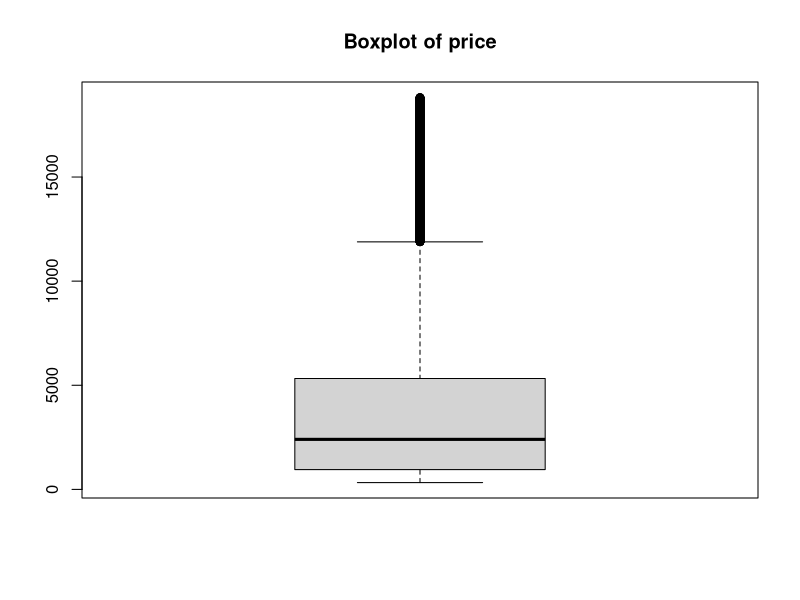
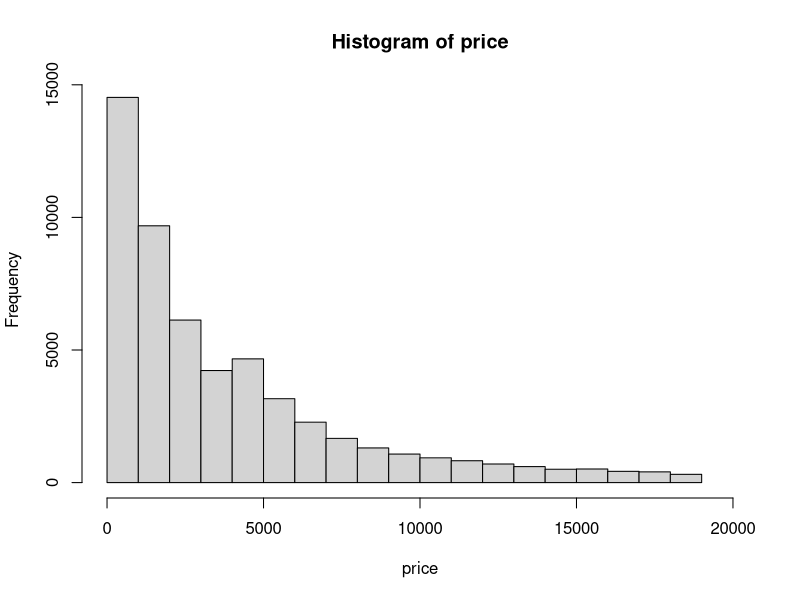
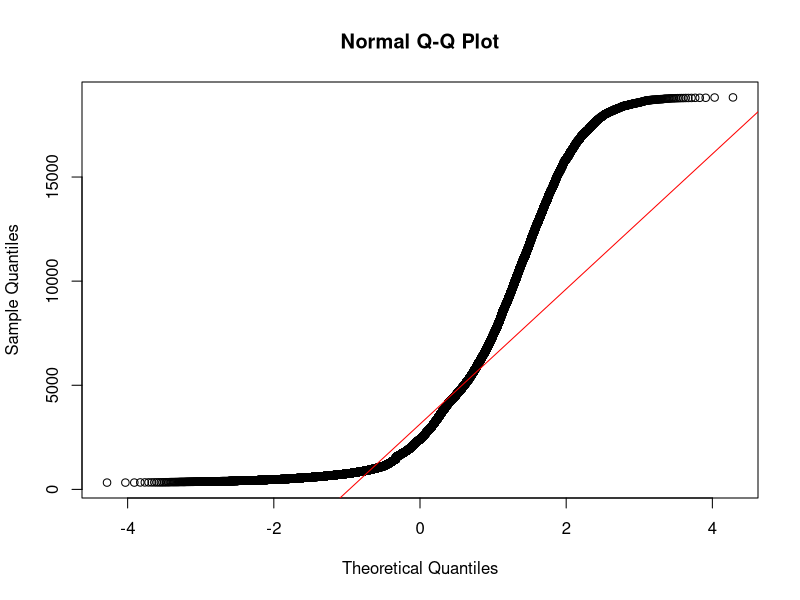
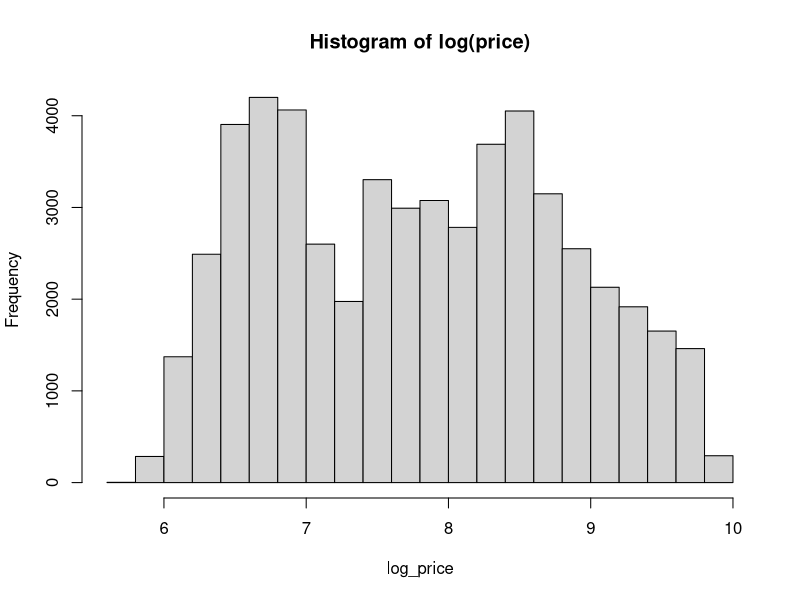
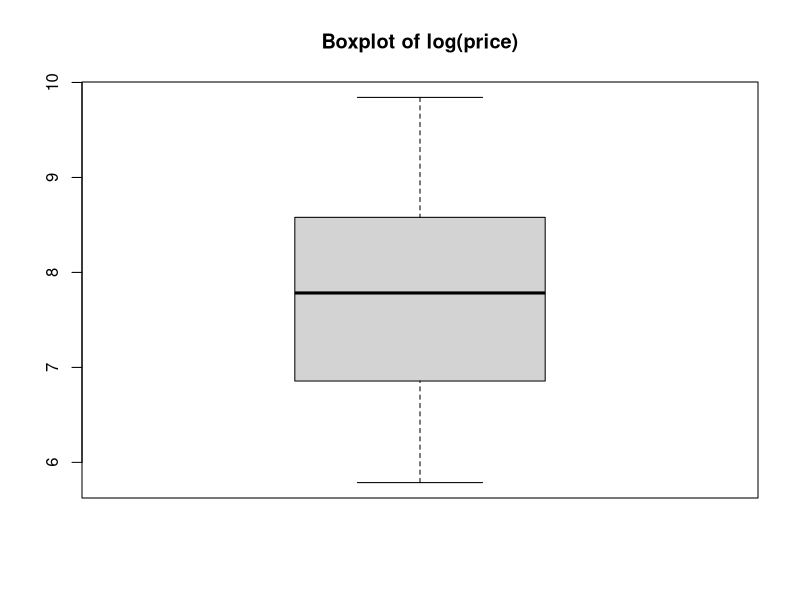
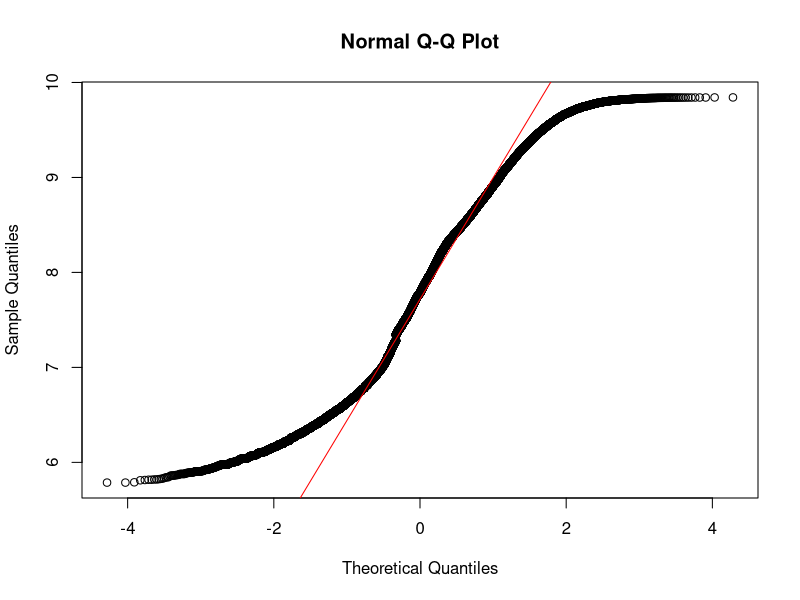
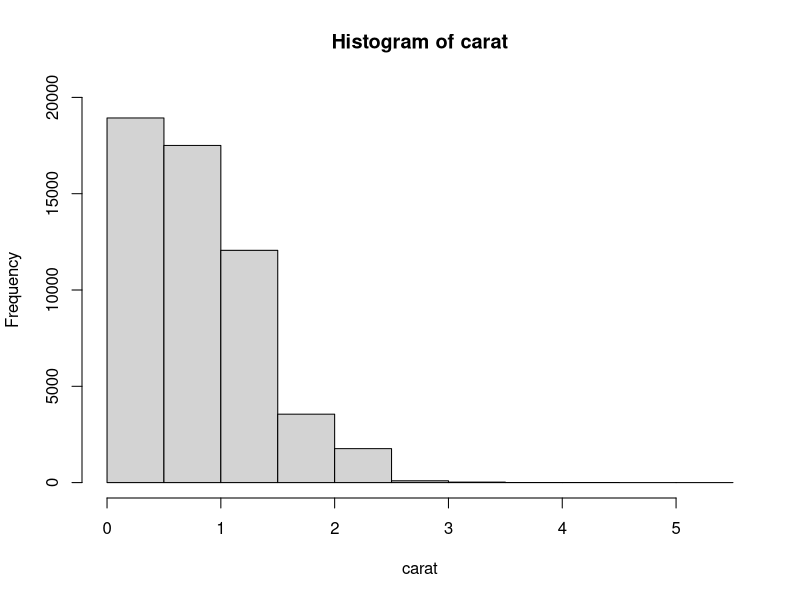
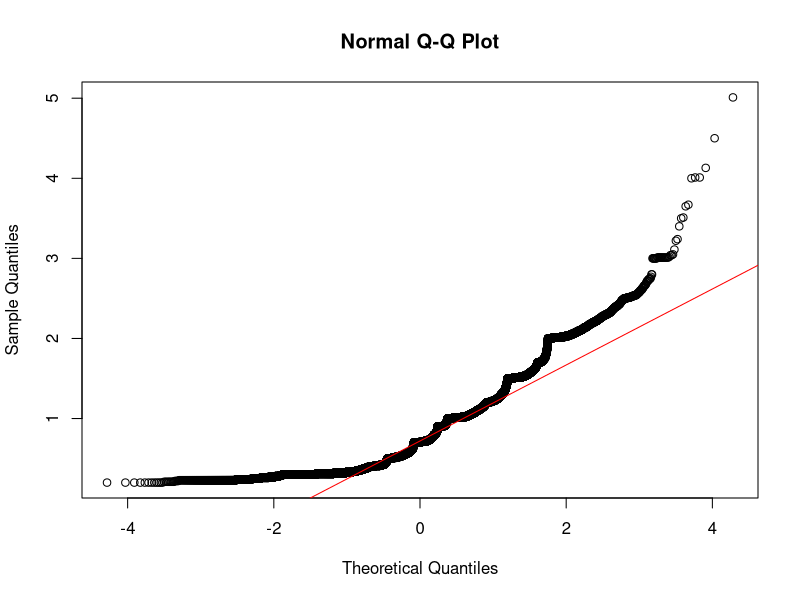

Write the R code that produced these figures, in order.
library(ggplot2)

#removing outliers
y_outliers <- which(diamonds$y > 20)
z_outliers <- which(diamonds$z > 15)
z_zero_outliers <- which(diamonds$z < 0.1)
del_indices <- c(y_outliers, z_outliers, z_zero_outliers)
del_indices <- c(del_indices, 52861)

#Dataframe cleaning & adding new log(price) and log(carat) as a column
new_diamonds <- diamonds[-del_indices, ]
new_diamonds$log_price <- log(new_diamonds$price)
new_diamonds$log_carat <- log(new_diamonds$carat)

#Summary Statistics of price,carat, (cut,color,clarity), (x,y,z), (table,depth)

#price
price = diamonds$price
boxplot(price, main = "Boxplot of price")
hist(price, xlim = c(0, 20000))
qqnorm(price)
qqline(price, col = 'red')
summary(price)

log_price = log(price)
hist(log_price, main = "Histogram of log(price)")
boxplot(log_price, main = "Boxplot of log(price)")
qqnorm(log_price)
qqline(log_price, col = 'red')
summary(log_price)

#carat
carat = diamonds$carat
hist(carat, ylim = c(0, 20000))
qqnorm(carat)
qqline(carat, col = 'red')
summary(carat)

log_carat = log(carat)
hist(log_carat, ylim = c(0, 10000), main = "Histogram of log(carat)")
boxplot(log_carat, main = "Boxplot of log(carat)")
qqnorm(log_carat)
qqline(log_carat, col = 'red')
summary(log_carat)

#Statistical analysis of log(carat) VS log(price)
print(paste(
  "The correlation coefficient between log(carat) and log(price):",
  cor(new_diamonds$log_carat, new_diamonds$log_price)
))
plot(
  new_diamonds$log_carat ~ new_diamonds$log_price,
  xlab = "log(carat)",
  ylab = "log(price)",
  main = "log(price) vs log(carat)"
)
#linear regression between log_carat and log_price
fit_log_carat = lm(new_diamonds$log_carat ~ new_diamonds$log_price, data = new_diamonds)
summary(fit_log_carat)
abline(fit_log_carat, col = "red")

#Cut, Color, Clarity Respectively
diamonds$cut = factor(diamonds$cut,
                      levels = c('Fair', 'Good', 'Very Good', 'Premium', 'Ideal'))
ggplot(data = diamonds, aes(x = cut)) + ggtitle('Count of diamonds with each cut rating') +
  geom_bar()

diamonds$color = factor(diamonds$color, levels = c('J', 'I', 'H', 'G', 'F', 'E', 'D'))
ggplot(data = diamonds, aes(x = color)) + ggtitle('Count of diamonds with each color rating') +
  geom_bar()

diamonds$clarity = factor(diamonds$clarity,
                          levels = c('I1', 'SI2', 'SI1', 'VS2', 'VS1', 'VVS2', 'VVS1', 'IF'))
ggplot(data = diamonds, aes(x = clarity)) + ggtitle('Count of diamonds with each clarity rating') +
  geom_bar()

##Statistical Analysis of Cut, Color, Clarity

#boxplot
boxplot(log_price ~ cut, data = new_diamonds, main = "log_price grouped by Cut")
boxplot(log_price ~ color, data = new_diamonds, main = "log_price grouped by Color")
boxplot(log_price ~ clarity, data = new_diamonds, main = "log_price grouped by Clarity")

#anova
aov_cut = aov(log_price ~ cut, data = new_diamonds)
summary(aov_cut)
aov_color = aov(log_price ~ color, data = new_diamonds)
summary(aov_color)
aov_clarity = aov(log_price ~ clarity, data = new_diamonds)
summary(aov_clarity)

# linear regression
new_diamonds$cut_num <- unclass(new_diamonds$cut)
new_diamonds$color_num <- unclass(new_diamonds$color)
new_diamonds$clarity_num <- unclass(new_diamonds$clarity)
lm_cut = lm(log_price ~ cut_num, data = new_diamonds)
summary(lm_cut)
lm_color = lm(log_price ~ color_num, data = new_diamonds)
summary(lm_color)
lm_clarity = lm(log_price ~ clarity_num, data = new_diamonds)
summary(lm_clarity)

#plotting regression plots
plot(
  new_diamonds$cut_num,
  new_diamonds$log_price,
  main = 'Regression for Cut and log(price)',
  xlab = 'Cut (numbered)',
  ylab = 'log(price)'
)
abline(lm_cut, col = 'red')
plot(
  new_diamonds$color_num,
  new_diamonds$log_price,
  main = 'Regression for Color and log(price)',
  xlab = 'Color (numbered)',
  ylab = 'log(price)'
)
abline(lm_color, col = 'red')
plot(
  new_diamonds$clarity_num,
  new_diamonds$log_price,
  main = 'Regression for Clarity and log(price)',
  xlab = 'Clarity (numbered)',
  ylab = 'log(price)'
)
abline(lm_clarity, col = 'red')

# for SUBSET where carat = 0.5
equal_carat = subset(new_diamonds, carat == 0.5)

#plotting boxplot
equal_carat$color = factor(equal_carat$color, levels = c('J', 'I', 'H', 'G', 'F', 'E', 'D'))
boxplot(log_price ~ cut, data = equal_carat, main = "log_price grouped by Cut")
boxplot(log_price ~ color, data = equal_carat, main = "log_price grouped by Color")
boxplot(log_price ~ clarity, data = equal_carat, main = "log_price grouped by Clarity")

#anova
aov_cut = aov(log_price ~ cut, data = equal_carat)
summary(aov_cut)
aov_color = aov(log_price ~ color, data = equal_carat)
summary(aov_color)
aov_clarity = aov(log_price ~ clarity, data = equal_carat)
summary(aov_clarity)

# linear regression
equal_carat$cut_num <- unclass(equal_carat$cut)
equal_carat$color_num <- unclass(equal_carat$color)
equal_carat$clarity_num <- unclass(equal_carat$clarity)
lm_cut = lm(log_price ~ cut_num, data = equal_carat)
summary(lm_cut)
lm_color = lm(log_price ~ color_num, data = equal_carat)
summary(lm_color)
lm_clarity = lm(log_price ~ clarity_num, data = equal_carat)
summary(lm_clarity)

#plotting regression plots
plot(
  equal_carat$cut_num,
  equal_carat$log_price,
  main = 'Regression for Cut and log(price)',
  xlab = 'Cut (numbered)',
  ylab = 'log(price)'
)
abline(lm_cut, col = 'red')
plot(
  equal_carat$color_num,
  equal_carat$log_price,
  main = 'Regression for Color and log(price)',
  xlab = 'Color (numbered)',
  ylab = 'log(price)'
)
abline(lm_color, col = 'red')
plot(
  equal_carat$clarity_num,
  equal_carat$log_price,
  main = 'Regression for Clarity and log(price)',
  xlab = 'Clarity (numbered)',
  ylab = 'log(price)'
)
abline(lm_clarity, col = 'red')


#x
x = diamonds$x
hist(x)
boxplot(x, main = "Boxplot of untrimmed x")
summary(x)

#y
y = diamonds$y
hist(y, breaks = 100, ylim = c(0, 10000))
boxplot(y, main = "Boxplot of untrimmed y")
summary(y)

#z
z = diamonds$z
hist(z, breaks = 100, ylim = c(0, 20000))
boxplot(z, main = "Boxplot of untrimmed z")
summary(z)

#z outlier
diamonds[48411, ]

#y outlier
diamonds[24068, ]
diamonds[49190, ]

#x outlier
diamonds[11183, ]


#new x
x = new_diamonds$x
hist(x)
boxplot(x, main = "Boxplot of x_trim")
summary(x)

#Statistical analysis of new x
plot(
  new_diamonds$log_price ~ new_diamonds$x,
  xlab = "x",
  ylab = "log(price)",
  main = "log(price) vs x"
)
print(paste(
  "The correlation coefficient between x_trim and log(price):",
  cor(new_diamonds$x, new_diamonds$log_price)
))
fit_x <- lm(log_price ~ x, data = new_diamonds)
abline(fit_x, col = "red")
summary(fit_x)

#new y
y = new_diamonds$y
hist(y, ylim = c(0, 10000))
boxplot(y, main = "Boxplot of y_trim")
summary(y)

#Statistical analysis of new y
plot(
  new_diamonds$log_price ~ new_diamonds$y,
  xlab = "y",
  ylab = "log(price)",
  main = "log(price) vs y"
)
print(paste(
  "The correlation coefficient between y_trim and log(price):",
  cor(new_diamonds$y, new_diamonds$log_price)
))
fit_y <- lm(log_price ~ y, data = new_diamonds)
abline(fit_y, col = "red")
summary(fit_y)

#new z
z = new_diamonds$z
hist(z, ylim = c(0, 20000))
boxplot(z, main = "Boxplot of z_trim")
summary(z)

#Statistical analysis of new z
plot(
  new_diamonds$log_price ~ new_diamonds$z,
  xlab = "z",
  ylab = "log(price)",
  main = "log(price) vs z"
)
print(paste(
  "The correlation coefficient between z_trim and log(price):",
  cor(new_diamonds$z, new_diamonds$log_price)
))
fit_z <- lm(log_price ~ z, data = new_diamonds)
abline(fit_z, col = "red")
summary(fit_z)

# Multivariate linear regression between log(price) and (x,y,z)
new_diamonds$x_norm <-
  (new_diamonds$x - mean(new_diamonds$x)) / sd(new_diamonds$x)
new_diamonds$y_norm <-
  (new_diamonds$y - mean(new_diamonds$y)) / sd(new_diamonds$y)
new_diamonds$z_norm <-
  (new_diamonds$z - mean(new_diamonds$z)) / sd(new_diamonds$z)

fit_xyz_plus_norm <-
  lm(log_price ~ x_norm + y_norm + z_norm, data = new_diamonds)
summary(fit_xyz_plus_norm) # show results

# Multivariate linear regression between log(price) and (x,y,z,log_carat) (section 4.6)
new_diamonds$log_carat_norm <-
  (new_diamonds$log_carat - mean(new_diamonds$log_carat)) / sd(new_diamonds$log_carat)
fit_multi <-
  lm(log_price ~ x_norm + y_norm + z_norm + log_carat_norm , data = new_diamonds)
summary(fit_multi) # show results

#table_percentage
table_percentage = new_diamonds$table
boxplot(price, main = "Boxplot of table_percentage")
hist(table_percentage)
summary(table_percentage)

#table_percentage statistical analysis [Linear Regression]
plot(
  new_diamonds$log_price ~ new_diamonds$table,
  main = "log(price) vs Table Percentage",
  xlab = "Table Percentage",
  ylab = "log(price)"
)
fit_table = lm(formula = log_price ~ table , data = new_diamonds)
summary(fit_table)
abline(fit_table, col = "red")
print(paste(
  "The correlation coefficient between table_percentage and logPrice:",
  cor(new_diamonds$table, new_diamonds$log_price)
))

cor.test(new_diamonds$table,new_diamonds$log_price)



#depth_percentage
depth_percentage = diamonds$depth
boxplot(price, main = "Boxplot of depth_percentage")
hist(depth_percentage)
summary(depth_percentage)

#depth_percentage statistical analysis [Linear Regression]
plot(
  new_diamonds$log_price ~ new_diamonds$depth,
  main = "log(price) vs Depth Percentange",
  xlab = "Depth Percentage" ,
  ylab = "log(price)"
)
fit_depth = lm(formula = log_price ~ depth, data = new_diamonds)
summary(fit_depth)
abline(fit_depth, col = "red")
print(paste(
  "The correlation coefficient between depth_percentage and logPrice:",
  cor(new_diamonds$depth, new_diamonds$log_price)
))

cor.test(new_diamonds$depth,new_diamonds$log_price)
